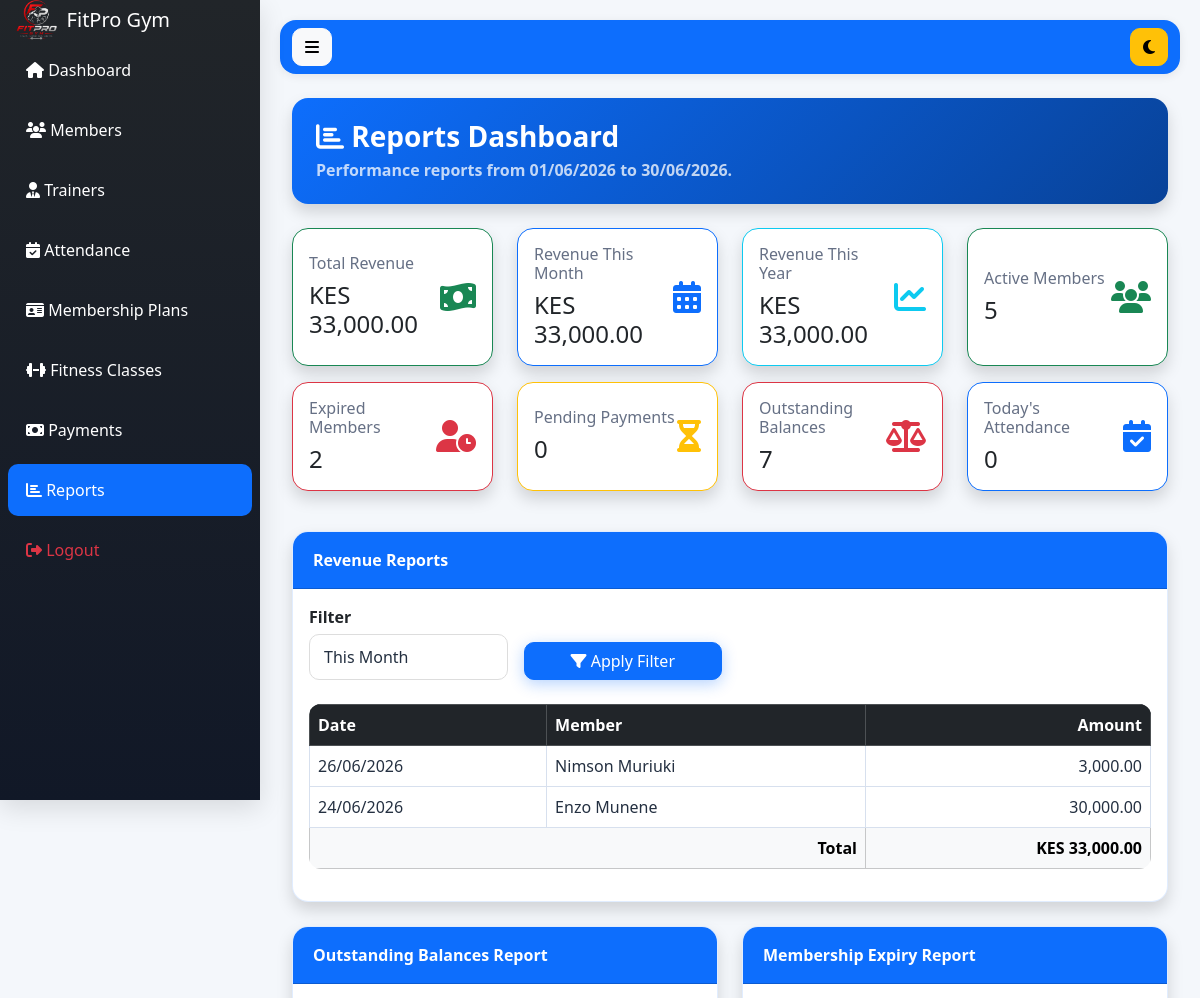
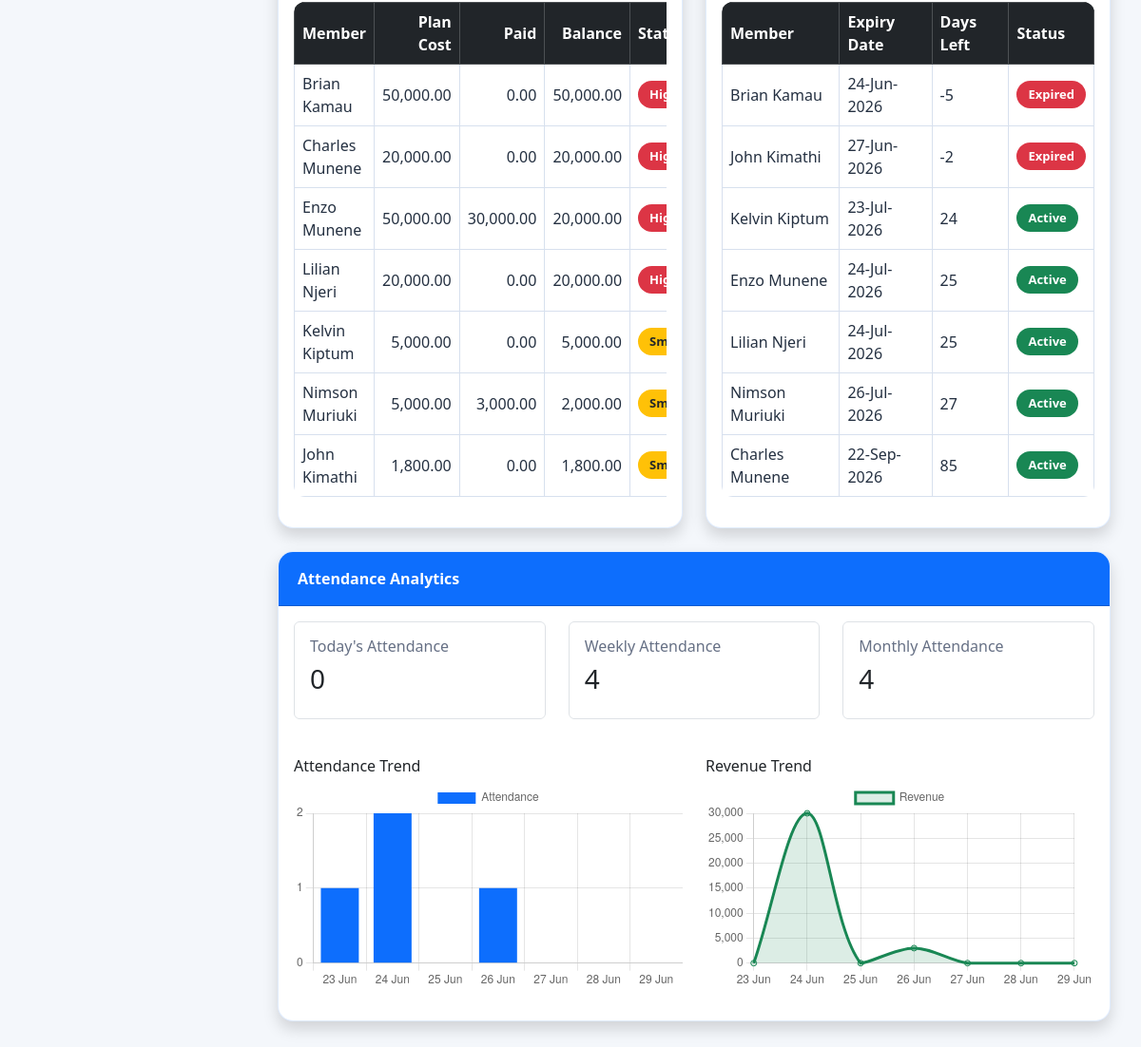
Screenshot of /admin/reports.php (signed in) with the database file from the repository (2 pictures, top to bottom).
### tables this page shows
CREATE TABLE `payments` (
  `id` int(11) NOT NULL,
  `member_id` int(11) DEFAULT NULL,
  `amount` decimal(10,2) DEFAULT NULL,
  `payment_date` date DEFAULT NULL,
  `payment_method` varchar(50) DEFAULT NULL,
  `reference_number` varchar(100) DEFAULT NULL,
  `status` enum('Paid','Pending','Failed') DEFAULT 'Paid',
  `created_at` timestamp NOT NULL DEFAULT current_timestamp()
);

CREATE TABLE `members` (
  `id` int(11) NOT NULL,
  `member_code` varchar(50) DEFAULT NULL,
  `fullname` varchar(100) DEFAULT NULL,
  `gender` enum('Male','Female') DEFAULT NULL,
  `dob` date DEFAULT NULL,
  `phone` varchar(20) DEFAULT NULL,
  `email` varchar(100) DEFAULT NULL,
  `address` text DEFAULT NULL,
  `emergency_contact` varchar(20) DEFAULT NULL,
  `plan_id` int(11) DEFAULT NULL,
  `join_date` date DEFAULT NULL,
  `expiry_date` date DEFAULT NULL,
  `photo` varchar(255) DEFAULT NULL,
  `status` enum('Active','Expired','Suspended') DEFAULT 'Active',
  `plan_amount` decimal(10,2) DEFAULT 0.00,
  `amount_paid` decimal(10,2) DEFAULT 0.00,
  `balance` decimal(10,2) DEFAULT 0.00
);

### admin/reports.php (the view, shortened to what this page needs)
<?php
include '../config/database.php';
function money($amount)
{
    return 'KES ' . number_format((float)$amount, 2);
}
function report_date($date)
{
    return date('d/m/Y', strtotime($date));
}
function fetch_all($result)
{
    $rows = [];
    while($row = $result->fetch_assoc()){
        $rows[] = $row;
    }
    return $rows;
}
$filter = $_GET['filter'] ?? 'this_month';
$today = date('Y-m-d');
$startDate = $today;
$endDate = $today;
if($filter == 'this_week'){
    $startDate = date('Y-m-d', strtotime('monday this week'));
    $endDate = date('Y-m-d', strtotime('sunday this week'));
}
elseif($filter == 'this_month'){
    $startDate = date('Y-m-01');
    $endDate = date('Y-m-t');
}
$totalRevenue = $conn->query("
SELECT IFNULL(SUM(amount),0) total
FROM payments
")->fetch_assoc()['total'];
$revenueThisMonth = $conn->query("
SELECT IFNULL(SUM(amount),0) total
FROM payments
WHERE MONTH(payment_date)=MONTH(CURDATE())
AND YEAR(payment_date)=YEAR(CURDATE())
")->fetch_assoc()['total'];
$revenueThisYear = $conn->query("
SELECT IFNULL(SUM(amount),0) total
FROM payments
WHERE YEAR(payment_date)=YEAR(CURDATE())
")->fetch_assoc()['total'];
$activeMembers = $conn->query("
SELECT COUNT(*) total
FROM members
WHERE status='Active'
AND (expiry_date IS NULL OR expiry_date >= CURDATE())
")->fetch_assoc()['total'];
$expiredMembers = $conn->query("
SELECT COUNT(*) total
FROM members
WHERE status='Expired'
OR DATE(expiry_date) < CURDATE()
")->fetch_assoc()['total'];
$pendingPayments = $conn->query("
SELECT COUNT(*) total
FROM payments
WHERE status='Pending'
")->fetch_assoc()['total'];
$membersWithBalances = $conn->query("
SELECT COUNT(*) total
FROM members
WHERE balance > 0
")->fetch_assoc()['total'];
$todayAttendance = $conn->query("
SELECT COUNT(*) total
FROM attendance
WHERE attendance_date = CURDATE()
AND status='Present'
")->fetch_assoc()['total'];
$weeklyAttendance = $conn->query("
SELECT COUNT(*) total
FROM attendance
WHERE attendance_date BETWEEN DATE_SUB(CURDATE(), INTERVAL 6 DAY) AND CURDATE()
AND status='Present'
")->fetch_assoc()['total'];
$monthlyAttendance = $conn->query("
SELECT COUNT(*) total
FROM attendance
WHERE MONTH(attendance_date)=MONTH(CURDATE())
AND YEAR(attendance_date)=YEAR(CURDATE())
AND status='Present'
")->fetch_assoc()['total'];
$revenueStmt = $conn->prepare("
SELECT
p.payment_date,
m.fullname,
p.amount
FROM payments p
JOIN members m
ON p.member_id = m.id
WHERE p.payment_date BETWEEN ? AND ?
ORDER BY p.payment_date DESC, p.id DESC
");
$revenueStmt->bind_param("ss", $startDate, $endDate);
$revenueStmt->execute();
$revenueRows = fetch_all($revenueStmt->get_result());
$filteredRevenueTotal = 0;
foreach($revenueRows as $row){
    $filteredRevenueTotal += (float)$row['amount'];
}
$balances = fetch_all($conn->query("
SELECT
fullname,
plan_amount,
amount_paid,
balance
FROM members
ORDER BY balance DESC, fullname ASC
"));
$expiryRows = fetch_all($conn->query("
SELECT
fullname,
expiry_date,
DATEDIFF(expiry_date, CURDATE()) days_left
FROM members
WHERE expiry_date IS NOT NULL
ORDER BY expiry_date ASC, fullname ASC
"));
$attendanceChartRows = fetch_all($conn->query("
SELECT
attendance_date,
COUNT(*) total
FROM attendance
WHERE attendance_date BETWEEN DATE_SUB(CURDATE(), INTERVAL 6 DAY) AND CURDATE()
AND status='Present'
GROUP BY attendance_date
ORDER BY attendance_date ASC
"));
$revenueChartRows = fetch_all($conn->query("
SELECT
payment_date,
IFNULL(SUM(amount),0) total
FROM payments
WHERE payment_date BETWEEN DATE_SUB(CURDATE(), INTERVAL 6 DAY) AND CURDATE()
GROUP BY payment_date
ORDER BY payment_date ASC
"));
$attendanceMap = [];
foreach($attendanceChartRows as $row){
    $attendanceMap[$row['attendance_date']] = (int)$row['total'];
}
$revenueMap = [];
foreach($revenueChartRows as $row){
    $revenueMap[$row['payment_date']] = (float)$row['total'];
}
$chartLabels = [];
$attendanceChartData = [];
$revenueChartData = [];
for($i = 6; $i >= 0; $i--){
    $date = date('Y-m-d', strtotime("-$i days"));
    $chartLabels[] = date('d M', strtotime($date));
    $attendanceChartData[] = $attendanceMap[$date] ?? 0;
    $revenueChartData[] = $revenueMap[$date] ?? 0;
}
include '../includes/header.php';
?>
<div class="d-flex">
<?php include '../includes/sidebar.php'; ?>
<div class="content flex-grow-1">
<?php include '../includes/navbar.php'; ?>
<div class="container-fluid mt-4">
<div class="card management-hero shadow mb-4">
<div class="card-header bg-primary text-white">
<h3 class="mb-1">
<i class="fa fa-chart-bar"></i>
Reports Dashboard
</h3>
<p class="mb-0 opacity-75">
Performance reports from <?= report_date($startDate) ?> to <?= report_date($endDate) ?>.
</p>
</div>
</div>
<div class="row mb-4">
<?php
$cards = [
    ['Total Revenue', money($totalRevenue), 'fa-money-bill-wave', 'success'],
    ['Revenue This Month', money($revenueThisMonth), 'fa-calendar-days', 'primary'],
    ['Revenue This Year', money($revenueThisYear), 'fa-chart-line', 'info'],
    ['Active Members', number_format($activeMembers), 'fa-users', 'success'],
    ['Expired Members', number_format($expiredMembers), 'fa-user-clock', 'danger'],
    ['Pending Payments', number_format($pendingPayments), 'fa-hourglass-half', 'warning'],
    ['Outstanding Balances', number_format($membersWithBalances), 'fa-scale-balanced', 'danger'],
    ["Today's Attendance", number_format($todayAttendance), 'fa-calendar-check', 'primary'],
];
foreach($cards as $card):
?>
<div class="col-xl-3 col-md-6 mb-3">
<div class="card shadow border-<?= $card[3] ?> h-100">
<div class="card-body d-flex justify-content-between align-items-center">
<div>
<h6 class="text-muted mb-2"><?= $card[0] ?></h6>
<h4 class="mb-0"><?= $card[1] ?></h4>
</div>
<i class="fa <?= $card[2] ?> fa-2x text-<?= $card[3] ?>"></i>
</div>
</div>
</div>
<?php endforeach; ?>
</div>
<div class="card shadow mb-4 management-panel">
<div class="card-header bg-primary text-white">
Revenue Reports
</div>
<div class="card-body">
<form method="GET" class="row g-3 align-items-end mb-4">
<div class="col-md-3">
<label>Filter</label>
<select name="filter" id="reportFilter" class="form-select">
<option value="this_month" <?= $filter == 'this_month' ? 'selected' : '' ?>>This Month</option>
</select>
</div>
<div class="col-md-3">
<button type="submit" class="btn btn-primary w-100">
<i class="fa fa-filter"></i>
Apply Filter
</button>
</div>
</form>
<div class="table-responsive">
<table class="table table-bordered table-hover align-middle">
<thead class="table-dark">
<tr>
<th>Date</th>
<th>Member</th>
<th class="text-end">Amount</th>
</tr>
</thead>
<tbody>
<?php if(count($revenueRows) > 0): ?>
<?php foreach($revenueRows as $row): ?>
<tr>
<td><?= report_date($row['payment_date']) ?></td>
<td><?= htmlspecialchars($row['fullname']) ?></td>
<td class="text-end"><?= number_format($row['amount'], 2) ?></td>
</tr>
<?php endforeach; ?>
<?php endif; ?>
</tbody>
<tfoot class="table-light">
<tr>
<th colspan="2" class="text-end">Total</th>
<th class="text-end"><?= money($filteredRevenueTotal) ?></th>
</tr>
</tfoot>
</table>
</div>
</div>
</div>
<div class="row">
<div class="col-lg-6 mb-4">
<div class="card shadow h-100 management-panel">
<div class="card-header bg-primary text-white">
Outstanding Balances Report
</div>
<div class="card-body">
<div class="table-responsive">
<table class="table table-bordered table-hover align-middle">
<thead class="table-dark">
<tr>
<th>Member</th>
<th class="text-end">Plan Cost</th>
<th class="text-end">Paid</th>
<th class="text-end">Balance</th>
<th>Status</th>
</tr>
</thead>
<tbody>
<?php foreach($balances as $row): ?>
<?php
$balance = (float)$row['balance'];
$badge = '<span class="badge bg-success">Cleared</span>';
if($balance > 10000){
    $badge = '<span class="badge bg-danger">High balance</span>';
}
elseif($balance > 0){
    $badge = '<span class="badge bg-warning text-dark">Small balance</span>';
}
?>
<tr>
<td><?= htmlspecialchars($row['fullname']) ?></td>
<td class="text-end"><?= number_format($row['plan_amount'], 2) ?></td>
<td class="text-end"><?= number_format($row['amount_paid'], 2) ?></td>
<td class="text-end"><?= number_format($row['balance'], 2) ?></td>
<td><?= $badge ?></td>
</tr>
<?php endforeach; ?>
</tbody>
</table>
</div>
</div>
</div>
</div>
<div class="col-lg-6 mb-4">
<div class="card shadow h-100 management-panel">
<div class="card-header bg-primary text-white">
Membership Expiry Report
</div>
<div class="card-body">
<div class="table-responsive">
<table class="table table-bordered table-hover align-middle">
<thead class="table-dark">
<tr>
<th>Member</th>
<th>Expiry Date</th>
<th>Days Left</th>
<th>Status</th>
</tr>
</thead>
<tbody>
<?php foreach($expiryRows as $row): ?>
<?php
$daysLeft = (int)$row['days_left'];
$expiryBadge = '<span class="badge bg-success">Active</span>';
if($daysLeft < 0){
    $expiryBadge = '<span class="badge bg-danger">Expired</span>';
}
elseif($daysLeft <= 7){
    $expiryBadge = '<span class="badge bg-warning text-dark">Expires soon</span>';
}
?>
<tr>
<td><?= htmlspecialchars($row['fullname']) ?></td>
<td><?= date('d-M-Y', strtotime($row['expiry_date'])) ?></td>
<td><?= $daysLeft ?></td>
<td><?= $expiryBadge ?></td>
</tr>
<?php endforeach; ?>
</tbody>
</table>
</div>
</div>
</div>
</div>
</div>
<div class="card shadow mb-4 management-panel">
<div class="card-header bg-primary text-white">
Attendance Analytics
</div>
<div class="card-body">
<div class="row mb-4">
<div class="col-md-4 mb-3">
<div class="border rounded p-3 h-100">
<h6 class="text-muted">Today's Attendance</h6>
<h3><?= number_format($todayAttendance) ?></h3>
</div>
</div>
<div class="col-md-4 mb-3">
<div class="border rounded p-3 h-100">
<h6 class="text-muted">Weekly Attendance</h6>
<h3><?= number_format($weeklyAttendance) ?></h3>
</div>
</div>
<div class="col-md-4 mb-3">
<div class="border rounded p-3 h-100">
<h6 class="text-muted">Monthly Attendance</h6>
<h3><?= number_format($monthlyAttendance) ?></h3>
</div>
</div>
</div>
<div class="row">
<div class="col-lg-6 mb-3">
<h6>Attendance Trend</h6>
<canvas id="attendanceReportChart" height="160"></canvas>
</div>
<div class="col-lg-6 mb-3">
<h6>Revenue Trend</h6>
<canvas id="revenueReportChart" height="160"></canvas>
</div>
</div>
</div>
</div>
</div>
</div>
</div>
<script>
const reportFilter = document.getElementById('reportFilter');
const customDateFields = document.querySelectorAll('.custom-date-field');
function toggleCustomDates(){
    const showCustomDates = reportFilter.value === 'custom';
    customDateFields.forEach(field => {
        field.style.display = showCustomDates ? '' : 'none';
    });
}
reportFilter.addEventListener('change', toggleCustomDates);
toggleCustomDates();
const labels = <?= json_encode($chartLabels) ?>;
const attendanceData = <?= json_encode($attendanceChartData) ?>;
const revenueData = <?= json_encode($revenueChartData) ?>;
new Chart(
    document.getElementById('attendanceReportChart'),
    {
        type: 'bar',
        data: {
            labels: labels,
            datasets: [{
                label: 'Attendance',
                data: attendanceData,
                backgroundColor: '#0d6efd'
            }]
        },
        options: {
            responsive: true,
            scales: {
                y: {
                    beginAtZero: true,
                    ticks: {
                        precision: 0
                    }
                }
            }
        }
    }
);
new Chart(
    document.getElementById('revenueReportChart'),
    {
        type: 'line',
        data: {
            labels: labels,
            datasets: [{
                label: 'Revenue',
                data: revenueData,
                borderColor: '#198754',
                backgroundColor: 'rgba(25, 135, 84, .15)',
                fill: true,
                tension: .35
            }]
        },
        options: {
            responsive: true,
            scales: {
                y: {
                    beginAtZero: true
                }
            }
        }
    }
);
</script>
<?php include '../includes/footer.php'; ?>

### assets/css/style.css (style rules this page uses)
:root { --primary:#0d6efd; --secondary:#6c757d; --success:#198754; --danger:#dc3545; --warning:#ffc107; --info:#0dcaf0; --dark:#212529; --light:#f8f9fa; --white:#ffffff; --shadow-sm:0 2px 10px rgba(0,0,0,.08); --shadow-md:0 8px 25px rgba(0,0,0,.12); --shadow-lg:0 15px 35px rgba(0,0,0,.15); --radius:16px; }
* { margin:0; padding:0; box-sizing:border-box; }
html { scroll-behavior:smooth; }
body { font-family:'Segoe UI',sans-serif; background:#f4f7fb; color:#243041; overflow-x:hidden; }
.text-muted { color:#667085 !important; }
.content { margin-left:260px; width:calc(100% - 260px); padding:20px; }
.card { border:1px solid rgba(15,23,42,.08); border-radius:var(--radius); box-shadow:var(--shadow-sm); overflow:hidden; transition:.3s ease; background:white; }
.card-header { font-weight:600; }
.management-hero { border:0; }
.management-hero .card-header { padding:22px 24px; background:linear-gradient(135deg,#0d6efd,#084298) !important; border:0; }
.management-hero h3 { font-weight:700; letter-spacing:0; }
.management-panel { border:1px solid rgba(13,110,253,.12); }
.management-panel > .card-header { padding:16px 20px; }
.btn { border-radius:10px; transition:.3s; }
.btn-primary { box-shadow:0 4px 15px rgba(13,110,253,.3); }
.table { border-radius:12px; overflow:hidden; --bs-table-bg:#ffffff; --bs-table-color:#243041; --bs-table-striped-bg:#f7faff; --bs-table-striped-color:#243041; --bs-table-hover-bg:#eef5ff; --bs-table-hover-color:#243041; --bs-table-border-color:#d7e0ee; }
.table thead { background:#212529; color:white; }
.table tbody tr { transition:.2s; }
.table td, .table th { vertical-align:middle; }
.form-control, .form-select { border-radius:10px; padding:10px 14px; border:1px solid #ddd; background:#ffffff; color:#243041; }
label { font-weight:600; margin-bottom:5px; }
.badge { padding:8px 12px; border-radius:30px; font-size:13px; }

### rows the page displays
payments: payment_date "26/06/2026", member.fullname "Nimson Muriuki", amount "3,000.00"
payments: payment_date "24/06/2026", member.fullname "Enzo Munene", amount "30,000.00"
members: fullname "Brian Kamau", plan_amount "50,000.00", amount_paid "0.00", balance "50,000.00", shows "High balance", expiry_date "24-Jun-2026", daysLeft "-5", shows "Expired"
members: fullname "Charles Munene", plan_amount "20,000.00", amount_paid "0.00", balance "20,000.00", shows "High balance", expiry_date "22-Sep-2026", daysLeft "85"
members: fullname "Enzo Munene", plan_amount "50,000.00", amount_paid "30,000.00", balance "20,000.00", shows "High balance", expiry_date "24-Jul-2026", daysLeft "25"
members: fullname "Lilian Njeri", plan_amount "20,000.00", amount_paid "0.00", balance "20,000.00", shows "High balance", expiry_date "24-Jul-2026", daysLeft "25"
members: fullname "Kelvin Kiptum", plan_amount "5,000.00", amount_paid "0.00", balance "5,000.00", shows "Small balance", expiry_date "23-Jul-2026", daysLeft "24"
members: fullname "Nimson Muriuki", plan_amount "5,000.00", amount_paid "3,000.00", balance "2,000.00", shows "Small balance", expiry_date "26-Jul-2026", daysLeft "27"
members: fullname "John Kimathi", plan_amount "1,800.00", amount_paid "0.00", balance "1,800.00", shows "Small balance", expiry_date "27-Jun-2026", daysLeft "-2", shows "Expired"

### other values shown
report_date($startDate) "01/06/2026"
report_date($endDate) "30/06/2026"
$card[0] "Total Revenue"
$card[1] "KES 33,000.00"
$card[0] "Revenue This Month"
$card[0] "Revenue This Year"
$card[0] "Active Members"
$card[1] "5"
$card[0] "Expired Members"
$card[1] "2"
$card[0] "Pending Payments"
$card[1] "0"
$card[0] "Outstanding Balances"
$card[1] "7"
$card[0] "Today's Attendance"
